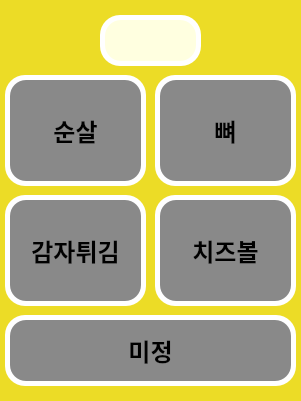
<?xml version="1.0" encoding="UTF-8"?>
<ui version="4.0">
 <class>DialogInput</class>
 <widget class="QDialog" name="DialogInput">
  <property name="geometry">
   <rect>
    <x>0</x>
    <y>0</y>
    <width>301</width>
    <height>401</height>
   </rect>
  </property>
  <property name="windowTitle">
   <string>Dialog</string>
  </property>
  <property name="styleSheet">
   <string notr="true">border: 0px solid #595959;
background-color: #ECDC26;
border-radius: 16px;
</string>
  </property>
  <widget class="QPushButton" name="BTN_MENU_5">
   <property name="geometry">
    <rect>
     <x>10</x>
     <y>320</y>
     <width>281</width>
     <height>61</height>
    </rect>
   </property>
   <property name="font">
    <font>
     <family>함초롬돋움</family>
     <pointsize>18</pointsize>
     <weight>75</weight>
     <italic>false</italic>
     <bold>true</bold>
    </font>
   </property>
   <property name="styleSheet">
    <string notr="true">font: 18pt &quot;함초롬돋움&quot;;
font-weight: bold;
background-color: #898989;
border-radius: 16px;</string>
   </property>
   <property name="text">
    <string>미정</string>
   </property>
  </widget>
  <widget class="QPushButton" name="BTN_MENU_4">
   <property name="geometry">
    <rect>
     <x>160</x>
     <y>200</y>
     <width>131</width>
     <height>101</height>
    </rect>
   </property>
   <property name="font">
    <font>
     <family>함초롬돋움</family>
     <pointsize>18</pointsize>
     <weight>75</weight>
     <italic>false</italic>
     <bold>true</bold>
    </font>
   </property>
   <property name="styleSheet">
    <string notr="true">font: 18pt &quot;함초롬돋움&quot;;
font-weight: bold;
background-color: #898989;
border-radius: 16px;</string>
   </property>
   <property name="text">
    <string>치즈볼</string>
   </property>
  </widget>
  <widget class="QPushButton" name="BTN_MENU_3">
   <property name="geometry">
    <rect>
     <x>10</x>
     <y>200</y>
     <width>131</width>
     <height>101</height>
    </rect>
   </property>
   <property name="font">
    <font>
     <family>함초롬돋움</family>
     <pointsize>18</pointsize>
     <weight>75</weight>
     <italic>false</italic>
     <bold>true</bold>
    </font>
   </property>
   <property name="styleSheet">
    <string notr="true">font: 18pt &quot;함초롬돋움&quot;;
font-weight: bold;
background-color: #898989;
border-radius: 16px;</string>
   </property>
   <property name="text">
    <string>감자튀김</string>
   </property>
  </widget>
  <widget class="QLineEdit" name="LE_INPUT_SENSE">
   <property name="geometry">
    <rect>
     <x>105</x>
     <y>20</y>
     <width>91</width>
     <height>41</height>
    </rect>
   </property>
   <property name="styleSheet">
    <string notr="true">QLineEdit{
  background-color:lightyellow;
  font: 25pt &quot;함초롬돋움&quot;; 
  font-weight: bold;
  border-radius: 16px;
}
</string>
   </property>
   <property name="text">
    <string/>
   </property>
   <property name="alignment">
    <set>Qt::AlignCenter</set>
   </property>
   <property name="readOnly">
    <bool>true</bool>
   </property>
  </widget>
  <widget class="QPushButton" name="BTN_MENU_2">
   <property name="geometry">
    <rect>
     <x>160</x>
     <y>80</y>
     <width>131</width>
     <height>101</height>
    </rect>
   </property>
   <property name="font">
    <font>
     <family>함초롬돋움</family>
     <pointsize>18</pointsize>
     <weight>75</weight>
     <italic>false</italic>
     <bold>true</bold>
    </font>
   </property>
   <property name="styleSheet">
    <string notr="true">font: 18pt &quot;함초롬돋움&quot;;
font-weight: bold;
background-color: #898989;
border-radius: 16px;</string>
   </property>
   <property name="text">
    <string>뼈</string>
   </property>
  </widget>
  <widget class="QPushButton" name="BTN_MENU_1">
   <property name="geometry">
    <rect>
     <x>10</x>
     <y>80</y>
     <width>131</width>
     <height>101</height>
    </rect>
   </property>
   <property name="font">
    <font>
     <family>함초롬돋움</family>
     <pointsize>18</pointsize>
     <weight>75</weight>
     <italic>false</italic>
     <bold>true</bold>
    </font>
   </property>
   <property name="styleSheet">
    <string notr="true">font: 18pt &quot;함초롬돋움&quot;;
font-weight: bold;
background-color: #898989;
border-radius: 16px;</string>
   </property>
   <property name="text">
    <string>순살</string>
   </property>
  </widget>
  <widget class="QLabel" name="label">
   <property name="geometry">
    <rect>
     <x>100</x>
     <y>15</y>
     <width>101</width>
     <height>51</height>
    </rect>
   </property>
   <property name="styleSheet">
    <string notr="true">font: 20pt &quot;함초롬돋움&quot;;
background-color: #FFFFFF;
border-radius: 20px</string>
   </property>
   <property name="text">
    <string/>
   </property>
  </widget>
  <widget class="QLabel" name="label_2">
   <property name="geometry">
    <rect>
     <x>5</x>
     <y>75</y>
     <width>141</width>
     <height>111</height>
    </rect>
   </property>
   <property name="styleSheet">
    <string notr="true">font: 20pt &quot;함초롬돋움&quot;;
background-color: #FFFFFF;
border-radius: 20px</string>
   </property>
   <property name="text">
    <string/>
   </property>
  </widget>
  <widget class="QLabel" name="label_3">
   <property name="geometry">
    <rect>
     <x>155</x>
     <y>75</y>
     <width>141</width>
     <height>111</height>
    </rect>
   </property>
   <property name="styleSheet">
    <string notr="true">font: 20pt &quot;함초롬돋움&quot;;
background-color: #FFFFFF;
border-radius: 20px</string>
   </property>
   <property name="text">
    <string/>
   </property>
  </widget>
  <widget class="QLabel" name="label_4">
   <property name="geometry">
    <rect>
     <x>155</x>
     <y>195</y>
     <width>141</width>
     <height>111</height>
    </rect>
   </property>
   <property name="styleSheet">
    <string notr="true">font: 20pt &quot;함초롬돋움&quot;;
background-color: #FFFFFF;
border-radius: 20px</string>
   </property>
   <property name="text">
    <string/>
   </property>
  </widget>
  <widget class="QLabel" name="label_5">
   <property name="geometry">
    <rect>
     <x>5</x>
     <y>195</y>
     <width>141</width>
     <height>111</height>
    </rect>
   </property>
   <property name="styleSheet">
    <string notr="true">font: 20pt &quot;함초롬돋움&quot;;
background-color: #FFFFFF;
border-radius: 20px</string>
   </property>
   <property name="text">
    <string/>
   </property>
  </widget>
  <widget class="QLabel" name="label_6">
   <property name="geometry">
    <rect>
     <x>5</x>
     <y>315</y>
     <width>291</width>
     <height>71</height>
    </rect>
   </property>
   <property name="styleSheet">
    <string notr="true">font: 20pt &quot;함초롬돋움&quot;;
background-color: #FFFFFF;
border-radius: 20px</string>
   </property>
   <property name="text">
    <string/>
   </property>
  </widget>
  <zorder>label_6</zorder>
  <zorder>label_5</zorder>
  <zorder>label_4</zorder>
  <zorder>label_3</zorder>
  <zorder>label_2</zorder>
  <zorder>label</zorder>
  <zorder>BTN_MENU_5</zorder>
  <zorder>BTN_MENU_4</zorder>
  <zorder>BTN_MENU_3</zorder>
  <zorder>LE_INPUT_SENSE</zorder>
  <zorder>BTN_MENU_2</zorder>
  <zorder>BTN_MENU_1</zorder>
 </widget>
 <resources/>
 <connections/>
</ui>
